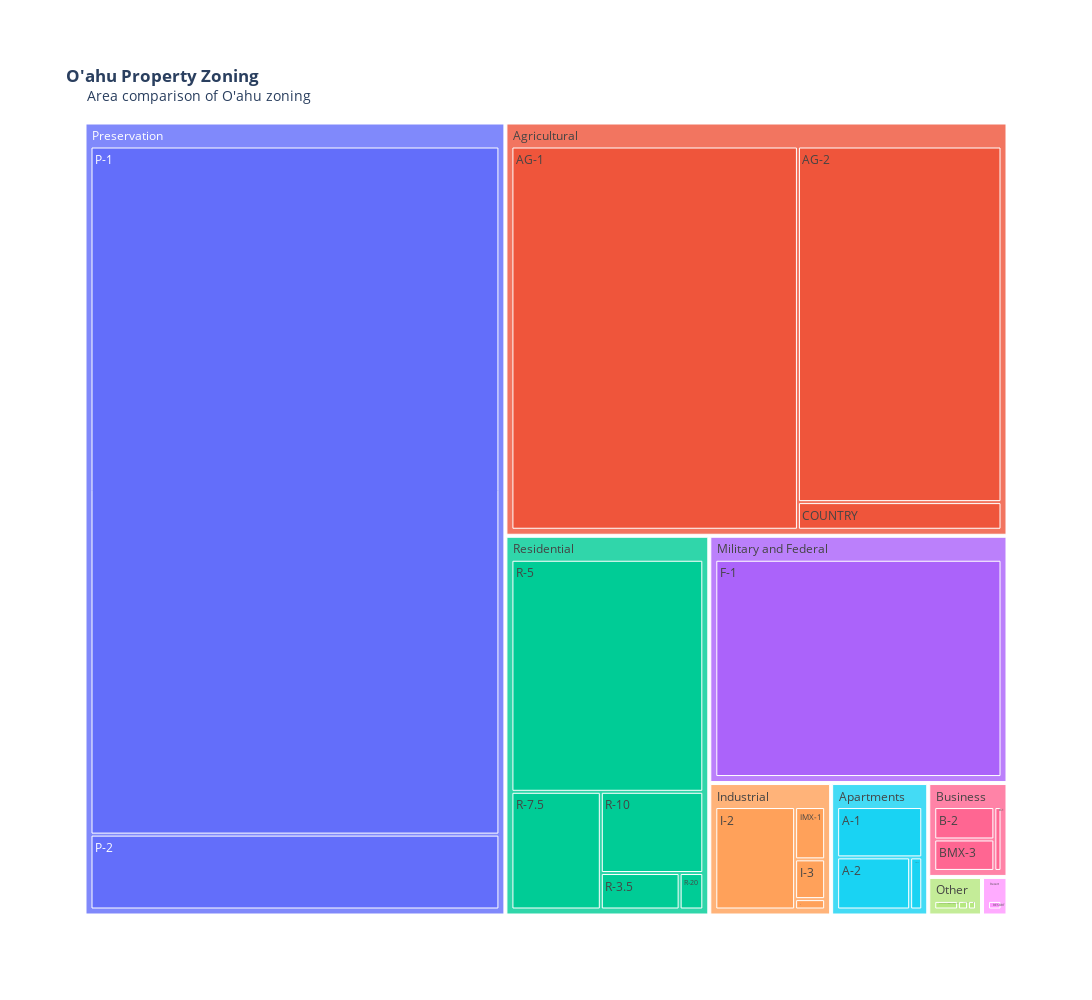

Notebook cell for this chart:
### Code cell
import plotly.express as px
fig = px.treemap(zone_acres, 
                 path=['zone_group', 'zoning_label'], 
                 values='area_acres',
                 color_discrete_sequence=['#D60000', '#FFD500', '#007C35', '#026ECE', 
                                          '#D60000', '#FFD500', '#007C35', '#026ECE', '#D60000'])
                


fig.layout=go.Layout(
        annotations=[
            go.layout.Annotation(
                text="Area comparison of O'ahu zoning",
                showarrow=False,
                x=0.005,
                y=1.02,
                font=dict(
                size=14))]
)

fig.update_layout(title_text ="<b>O'ahu Property Zoning</b>", 
                  title_x=0.06, title_y=.93,
                  width=1500,
                  height=1000
                 )
    
fig.show()

### Figure 1 — Plotly figure (JSON) as saved in the notebook; plotly's stock layout.template omitted (floating-point values rounded to 4 significant figures)
{"data": [{"branchvalues": "total", "domain": {"x": [0, 1], "y": [0, 1]}, "hovertemplate": "labels=%{label}<br>area_acres=%{value}<br>parent=%{parent}<br>id=%{id}<extra></extra>", "ids": ["Apartments/A-1", "Apartments/A-2", "Agricultural/AG-1", "Agricultural/AG-2", "Apartments/AMX-2", "Business/B-1", "Business/B-2", "Business/BMX-3", "Agricultural/COUNTRY", "Military and Federal/F-1", "Industrial/I-1", "Industrial/I-2", "Industrial/I-3", "Industrial/IMX-1", "Other/KAKAAKO COMM. DEV. DISTRICT", "Preservation/P-1", "Preservation/P-2", "Other/PUBLIC PRECINCT", "Residential/R-10", "Residential/R-20", "Residential/R-3.5", "Residential/R-5", "Residential/R-7.5", "Resort/RESORT", "Other/RESORT MIXED USE PRECINCT", "Agricultural", "Apartments", "Business", "Industrial", "Military and Federal", "Other", "Preservation", "Residential", "Resort"], "labels": ["A-1", "A-2", "AG-1", "AG-2", "AMX-2", "B-1", "B-2", "BMX-3", "COUNTRY", "F-1", "I-1", "I-2", "I-3", "IMX-1", "KAKAAKO COMM. DEV. DISTRICT", "P-1", "P-2", "PUBLIC PRECINCT", "R-10", "R-20", "R-3.5", "R-5", "R-7.5", "RESORT", "RESORT MIXED USE PRECINCT", "Agricultural", "Apartments", "Business", "Industrial", "Military and Federal", "Other", "Preservation", "Residential", "Resort"], "name": "", "parents": ["Apartments", "Apartments", "Agricultural", "Agricultural", "Apartments", "Business", "Business", "Business", "Agricultural", "Military and Federal", "Industrial", "Industrial", "Industrial", "Industrial", "Other", "Preservation", "Preservation", "Other", "Residential", "Residential", "Residential", "Residential", "Residential", "Resort", "Other", "", "", "", "", "", "", "", "", ""], "type": "treemap", "values": [3306, 2936, 63458, 41834, 487, 414, 1766, 1712, 3254, 38574, 234, 6134, 896, 1179, 618, 157475, 17135, 259, 5023, 521, 1735, 26875, 6351, 514, 208, 108546, 6729, 3892, 8443, 38574, 1085, 174610, 40505, 514]}], "layout": {"annotations": [{"font": {"size": 14}, "showarrow": false, "text": "Area comparison of O'ahu zoning", "x": 0.005, "y": 1.02}], "height": 1000, "title": {"text": "<b>O'ahu Property Zoning</b>", "x": 0.06, "y": 0.93}, "width": 1500}}
